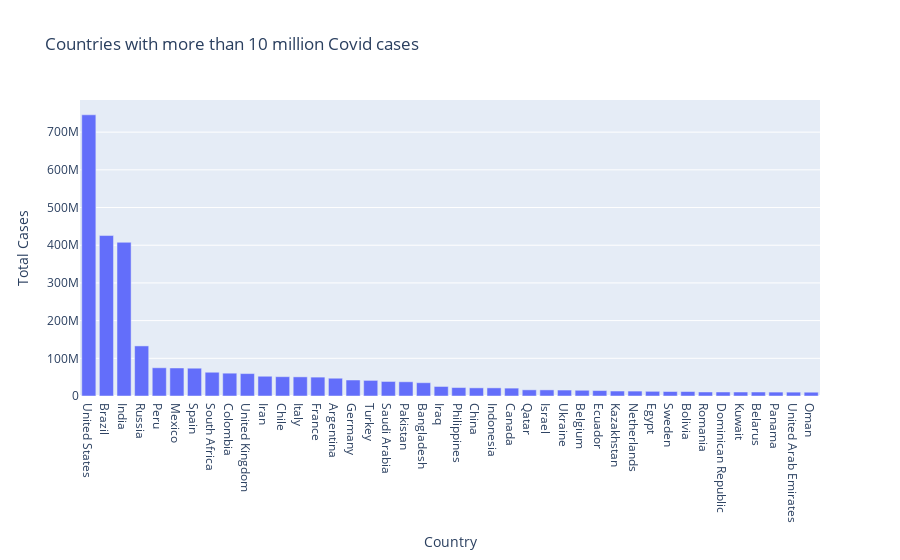

This figure's notebook cell:
### Markdown cell above
Understandably, the countries with bigger populations, like the USA, Brazil, India, and Russia were leading in the number of cases over the data that we have. 
The US and India reportedly handled their cases catastrophically, so that might reflect in the number of deaths. We'll look at this later. For now, let's see which countries had more than 10 million covid cases.

### Code cell
# %%
figure = px.bar(data[data["Total Cases"] > 1e7], 
                y = 'Total Cases', 
                x = 'Country',
                title = "Countries with more than 10 million Covid cases")
figure.show()

### Figure 1 — Plotly figure (JSON) as saved in the notebook; plotly's stock layout.template omitted (floating-point values rounded to 4 significant figures)
{"data": [{"alignmentgroup": "True", "hovertemplate": "Country=%{x}<br>Total Cases=%{y}<extra></extra>", "legendgroup": "", "marker": {"color": "#636efa", "pattern": {"shape": ""}}, "name": "", "offsetgroup": "", "orientation": "v", "showlegend": false, "textposition": "auto", "type": "bar", "x": ["United States", "Brazil", "India", "Russia", "Peru", "Mexico", "Spain", "South Africa", "Colombia", "United Kingdom", "Iran", "Chile", "Italy", "France", "Argentina", "Germany", "Turkey", "Saudi Arabia", "Pakistan", "Bangladesh", "Iraq", "Philippines", "China", "Indonesia", "Canada", "Qatar", "Israel", "Ukraine", "Belgium", "Ecuador", "Kazakhstan", "Netherlands", "Egypt", "Sweden", "Bolivia", "Romania", "Dominican Republic", "Kuwait", "Belarus", "Panama", "United Arab Emirates", "Oman"], "xaxis": "x", "y": [746014098, 425704517, 407771615, 132888951, 74882695, 74347548, 73717676, 63027659, 60543682, 59475032, 52421884, 51268034, 50752853, 50084335, 47155234, 42447678, 41431948, 38585191, 37738077, 35266178, 25280332, 22409936, 21632319, 21570149, 20902374, 16351440, 16202474, 15805665, 15192468, 14408757, 13194863, 13026629, 12422845, 11910109, 11858838, 10672859, 10649646, 10622205, 10595186, 10371724, 10247326, 10060093], "yaxis": "y"}], "layout": {"barmode": "relative", "legend": {"tracegroupgap": 0}, "title": {"text": "Countries with more than 10 million Covid cases"}, "xaxis": {"anchor": "y", "domain": [0, 1], "title": {"text": "Country"}}, "yaxis": {"anchor": "x", "domain": [0, 1], "title": {"text": "Total Cases"}}}}
